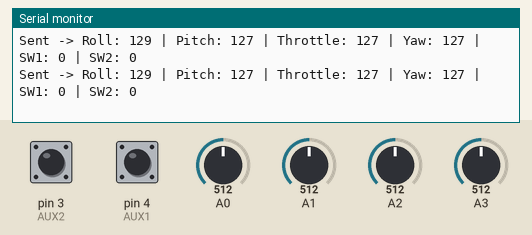
The sketch below on a simulated Arduino Uno, built with avr-gcc and run on an emulated ATmega328P. On the bench: the last lines printed to the serial monitor. The test bench sets the inputs (shaded band); at power-on: A0 = 512, A1 = 512, A2 = 512, pin 3 (AUX2) HIGH, pin 4 (AUX1) HIGH, A3 = 512. No radio packets arrive unless stated.

Above: at 2.2 s.
2.3 s: A0 set to 531
At 2.51 s:
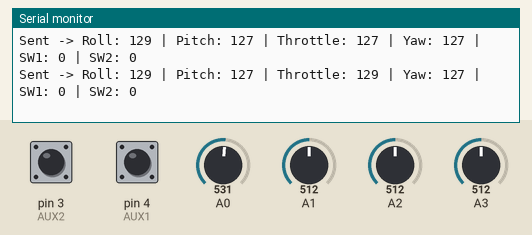
5.3 s: A1 set to 540
At 5.37 s:
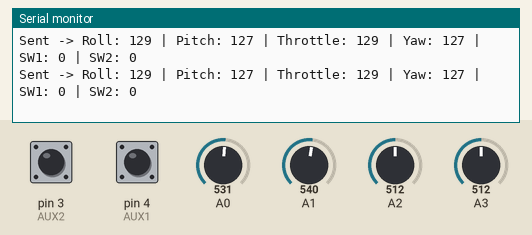
11.3 s: A2 set to 394
At 11.33 s:
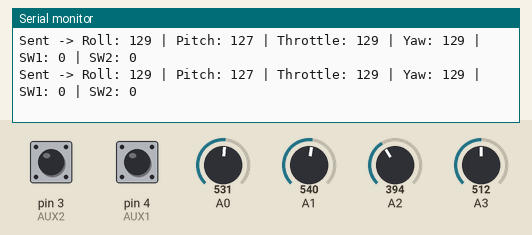
12.8 s: A2 set to 361
At 12.82 s:
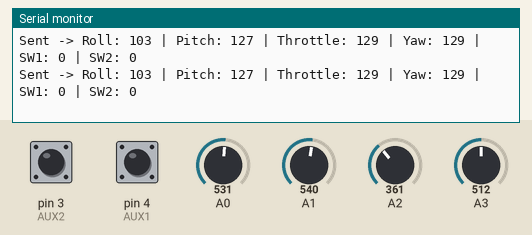
Timing chart, 0 to 15.8 s (numbered marks = the images above; inputs shaded):
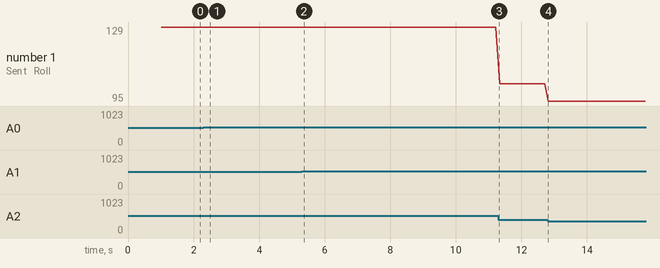

Measured:
- after the input at 2.3 s, the serial monitor: prints a new line after 0.10 s (image 1)
- plotted number 1: 129 → 103 after the input at 11.3 s, 103 → 95 after the input at 12.8 s

The sketch:

trasnmitter.ino
```cpp
#include <SPI.h>
#include <nRF24L01.h>
#include <RF24.h>

const uint64_t pipeOut = 0xE9E8F0F0E1LL;
RF24 radio(9, 10); // CE, CSN

struct PacketData
{
  byte lxAxisValue;  // Roll (A2)
  byte lyAxisValue;  // Pitch (A3)
  byte rxAxisValue;  // Throttle (A0)
  byte ryAxisValue;  // Yaw (A1)
  byte switch1Value; // AUX1 (Pin 4)
  byte switch2Value; // AUX2 (Pin 3)
};

PacketData data;

void setup()
{
  Serial.begin(9600);
  Serial.println("=== NRF24L01 Transmitter ===");
  Serial.println("Initializing...");

  if (!radio.begin()) {
    Serial.println("NRF24L01 not detected! Check wiring and power.");
    while (1);
  }

  radio.openWritingPipe(pipeOut);
  radio.setChannel(108);
  radio.setAutoAck(false);
  radio.setDataRate(RF24_250KBPS);
  radio.setPALevel(RF24_PA_LOW);
  radio.stopListening();

  pinMode(4, INPUT_PULLUP);  // AUX1
  pinMode(3, INPUT_PULLUP);  // AUX2

  Serial.println("NRF24L01 initialized successfully!");
  delay(1000);
}

// Map joystick with deadband adjustment
int mapAndAdjustJoystickDeadBandValues(int value, int lower, int middle, int upper, bool reverse)
{
  if (value >= middle + 10)
  {
    value = map(value, middle + 10, upper, 127, 254);
  }
  else if (value <= middle - 10)
  {
    value = map(value, lower, middle - 10, 0, 127);
  }
  else
  {
    value = 127;
  }

  if (reverse)
  {
    value = 254 - value;
  }

  return value;
}

void loop()
{
  // Read analog joysticks with calibrated center values
  data.lxAxisValue    = mapAndAdjustJoystickDeadBandValues(analogRead(A2), 0, 492, 1023, false);  // Roll
  data.lyAxisValue    = mapAndAdjustJoystickDeadBandValues(analogRead(A3), 0, 521, 1023, false);  // Pitch
  data.rxAxisValue    = mapAndAdjustJoystickDeadBandValues(analogRead(A0), 0, 510, 1023, false);  // Throttle
  data.ryAxisValue    = mapAndAdjustJoystickDeadBandValues(analogRead(A1), 0, 520, 1023, false);  // Yaw

  // Read digital switches (active LOW with pullup)
  data.switch1Value   = !digitalRead(4);  // AUX1
  data.switch2Value   = !digitalRead(3);  // AUX2

  bool success = radio.write(&data, sizeof(PacketData));

  if (success) {
    Serial.print("Sent -> ");
    Serial.print("Roll: "); Serial.print(data.lxAxisValue);
    Serial.print(" | Pitch: "); Serial.print(data.lyAxisValue);
    Serial.print(" | Throttle: "); Serial.print(data.rxAxisValue);
    Serial.print(" | Yaw: "); Serial.print(data.ryAxisValue);
    Serial.print(" | SW1: "); Serial.print(data.switch1Value);
    Serial.print(" | SW2: "); Serial.println(data.switch2Value);
  } else {
    Serial.println("Transmission failed!");
  }

  delay(100);
}
```
